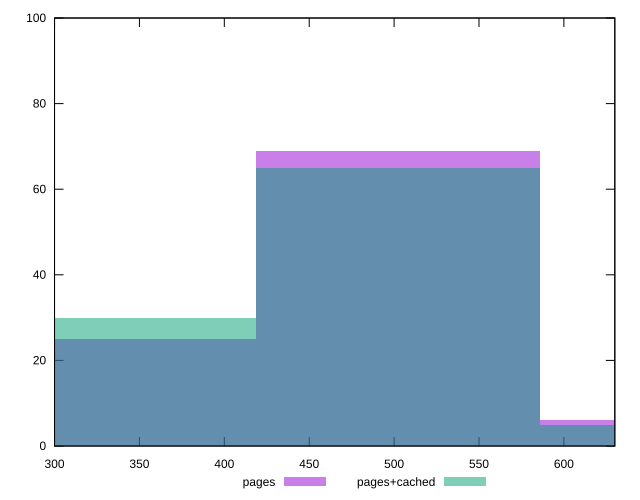

Write gnuplot code to recreate this figure.
reset

$pages <<EOF
502.2996309625885 69
334.86642064172565 25
669.7328412834513 6
EOF

$pagesCached <<EOF
669.7328412834513 5
502.2996309625885 65
334.86642064172565 30
EOF

set key outside below
set boxwidth 167.43321032086283
set xrange [300:630]
set yrange [0:100]
set trange [0:100]
set style fill transparent solid 0.5 noborder
set terminal svg size 640, 500 enhanced background rgb 'white'
set output "report_00017_2021-02-10T15-08-03.406Z/uses-webp-images/comparison/histogram/0_vs_1.svg"

plot $pages title "pages" with boxes, \
     $pagesCached title "pages+cached" with boxes

reset
